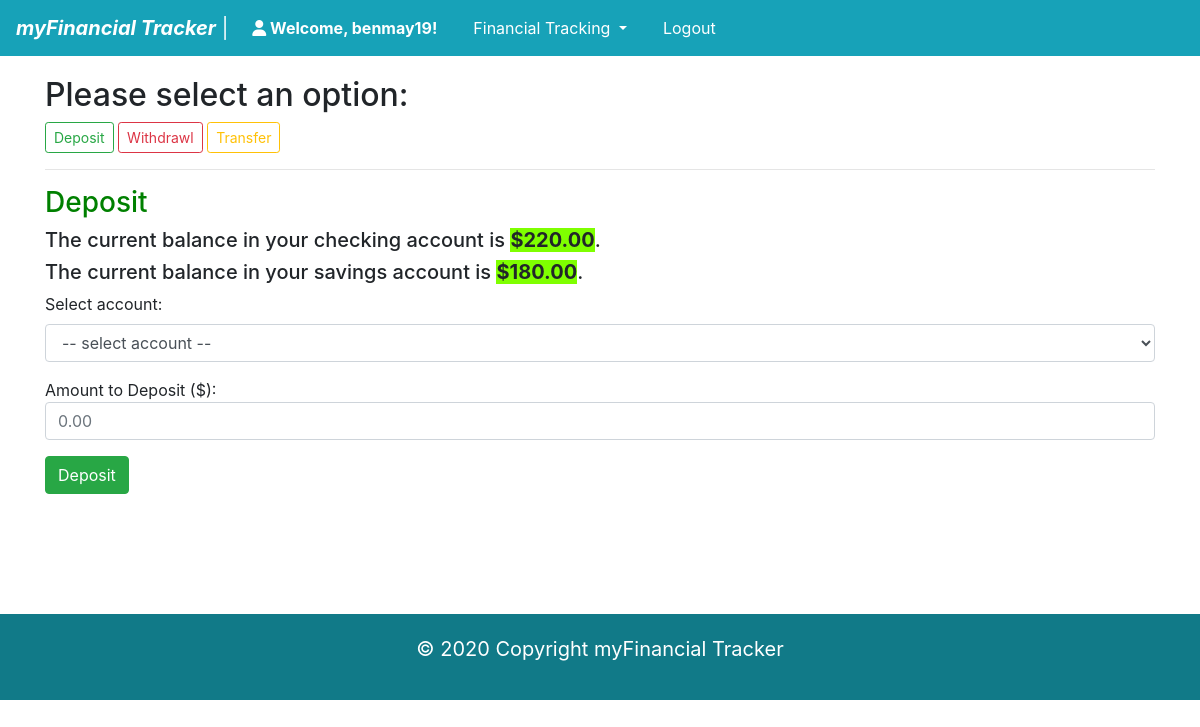
Page /balances (signed in) on the committed database.
### banking/models.py (models this page shows, shortened)
class User(AbstractUser):
    pass

class Financial(models.Model):
    user = models.ForeignKey("User", on_delete=models.CASCADE)
    checking = models.DecimalField(max_digits=10, decimal_places=2, default=0.00)
    savings = models.DecimalField(max_digits=10, decimal_places=2, default=0.00)

### banking/views.py (the view)
# urls.py: path("balances", views.balances, name="balances"),
@login_required(login_url='login')
def balances(request):
    balances = Financial.objects.get(user=request.user)
    return render(request, "banking/balances.html", {
        "balances": balances
    })

### banking/templates/banking/balances.html (shortened to what this page needs)
{% extends "banking/layout.html" %}
{% load static %}
{% block body %}
    <h2>Please select an option:</h2>
    <button class="btn btn-sm btn-outline-success" id="deposit">Deposit</button>
    <button class="btn btn-sm btn-outline-danger" id="withdrawl">Withdrawl</button>
    <button class="btn btn-sm btn-outline-warning" id="transfer">Transfer</button>
    <hr>
    <div id="deposit-view">
        <h3 class="green">Deposit</h3>
        <h5>The current balance in your checking account is <strong class="hl" id="ch-bal">${{ balances.checking }}</strong>.</h5>
        <h5>The current balance in your savings account is <strong class="hl" id="sav-bal">${{ balances.savings }}</strong>.</h5>
        <form id="deposit-form">
            <div class="form-group">
                <label for="account">Select account:</label>
                <select name="account" id="account" class="form-control" required>
                    <option disabled selected value> -- select account -- </option>
                </select>
            </div>
            <div class="form-group">
                Amount to Deposit ($): <input type="text" class="form-control" id="amount" placeholder="0.00" required>
            </div>
            <input type="submit" class="btn btn-success" id="submit" value="Deposit" onclick="update_balance('deposit')">
        </form>
    </div>
{% endblock %}

### banking/templates/banking/layout.html (shortened to what this page needs)
{% load static %}
<!DOCTYPE html>
<html lang="en">
    <head>
        <link rel="stylesheet" href="https://stackpath.bootstrapcdn.com/bootstrap/4.4.1/css/bootstrap.min.css">
        <link rel="stylesheet" href="{% static 'banking/styles.css' %}">
    </head>
    <body>
        <nav class="navbar navbar-expand-lg navbar-dark bg-info">
            <a class="navbar-brand" href="{% url 'index' %}"><strong><em>myFinancial Tracker</em></strong> |</a>
            {% if user.is_authenticated %}
            <div class="collapse navbar-collapse" id="navbarSupportedContent">
              <ul class="navbar-nav mr-auto">
                <li class="nav-item active">
                  <a class="nav-link" href="{% url 'index' %}"><i class="fa fa-user"></i><strong> Welcome, {{user.username}}!</strong><span class="sr-only">(current)</span></a>
                </li>
                <li class="nav-item active dropdown">
                  <a class="nav-link dropdown-toggle" href="#" id="navbarDropdown" role="button" data-toggle="dropdown" aria-haspopup="true" aria-expanded="false">
                    Financial Tracking
                  </a>
                </li>
                <li class="nav-item active">
                    <a class="nav-link" href="{% url 'logout' %}">Logout</a>
                </li>
              </ul>
            </div>
            {% endif %}
          </nav>
        <div class="container">
            {% block body %}
            {% endblock %}
        </div>
        <footer id="footer">
          <p>&copy; 2020 Copyright myFinancial Tracker</p>
        </footer>
    </body>
</html>

### banking/static/banking/styles.css (style rules this page uses)
nav { margin-bottom: 20px; }
.green { color: green; }
.hl { background-color: chartreuse; }
#footer { background-color: #117a88; padding: 20px 10px; color: white; text-align: center; font-size: 20px; width: 100%; bottom: 0; position: relative; margin-top: 30px; }
.nav-item { padding-right: 20px; }
#deposit-view { margin-bottom: 120px; }

### rows in the picture
User: username "benmay19"
Financial: checking "220.00", savings "180.00"
